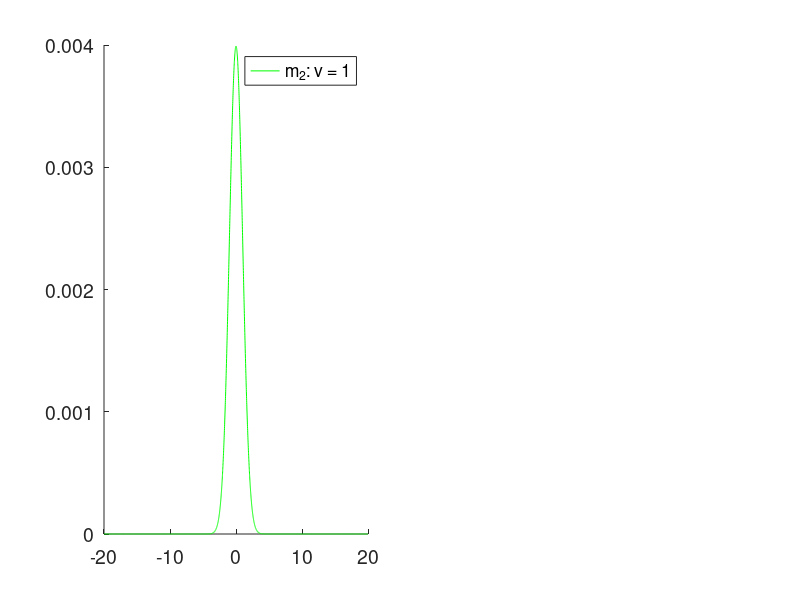

Source code (MATLAB): (Note: this script raises an error after producing the figure.)
function testDJS
% test the influence of variance scaling on Chernoff bound
%------------------------------------------------------------
% Copyright (C) 2012 Jean Daunizeau / License GNU GPL v2
%------------------------------------------------------------

alpha1 = 1;
alpha2 = 1:4:33;
ps = 0.5*ones(2,1);

gri = -20:0.01:20;
col = repmat('rgbcmy',1,1e2);

n = 1;
In = eye(n);

mus{1} = zeros(n,1);
Qs{1} = alpha1.*In;
tmp = mus{1}-gri;
p1 = exp(-0.5*tmp.^2./Qs{1});
p1 = p1./sum(p1);

hf = figure('color',[1 1 1]);
pos = get(hf,'position');
set(hf,'position',[pos(1)-pos(3)/2 pos(2) 2*pos(3) pos(4)])
ha = subplot(1,2,1,'parent',hf);
set(ha,...
    'nextplot','add',...
    'xlim',[min(gri) max(gri)],...
    'fontsize',14);

str = cell(0);
xt = cell(0);

for i = 1:length(alpha2)

    
    mus{2} = zeros(n,1);
    Qs{2} = alpha2(i).*In;
    
    tmp = mus{2}-gri;
    p2 = exp(-0.5*tmp.^2./Qs{2});
    p2 = p2./sum(p2);
    
    plot(ha,gri,p2,'color',col(i+1));
    str{i} = ['m_2: v = ',num2str(alpha2(i))];
    legend(str)
    
    [DJS(i),b(i)] = JensenShannon(mus,Qs,ps);
    [pe(i)] = ProbError(mus,Qs,ps);
    
    
end
plot(ha,gri,p1,'k--');
str{end+1} = ['m_1: v = ',num2str(alpha1)];
legend(ha,str)
grid(ha,'on')
xlabel(ha,'y')
ylabel(ha,'p(y|m)')

ha2 = subplot(1,2,2,'parent',hf);
set(ha2,...
    'nextplot','add',...
    'xlim',[0.5,length(alpha2)+.5],...
    'xtick',1:length(alpha2),...
    'xticklabel',alpha2-alpha1,...
    'fontsize',14)
plot(ha2,pe,'g')
plot(ha2,-DJS,'b')
plot(ha2,0.5*b,'r')
plot(ha2,0.25*b.^2,'r--')
plot(ha2,-DJS,'b.')
plot(ha2,0.5*b,'r.')
plot(ha2,0.25*b.^2,'r.')
plot(ha2,pe,'g.')
grid(ha2,'on')
xlabel(ha2,'variance contrast')
ylabel(ha2,'p(e=1|u)')
legend(ha2,{'p(e=1|u)','r(u)','b(u)/2','b(u)^2/4'})
getSubplots

